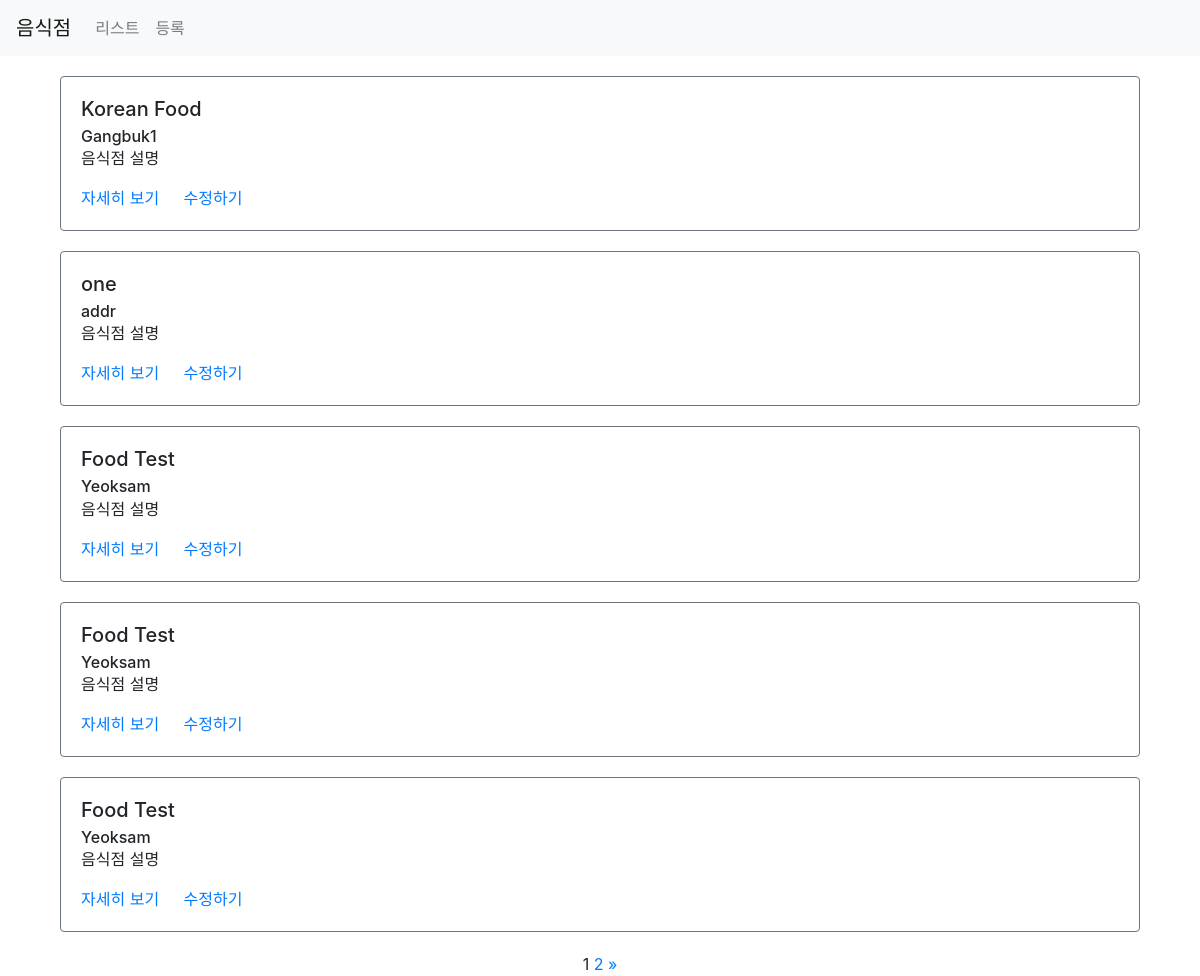
/third/list/, run on an earlier commit of the app's database.
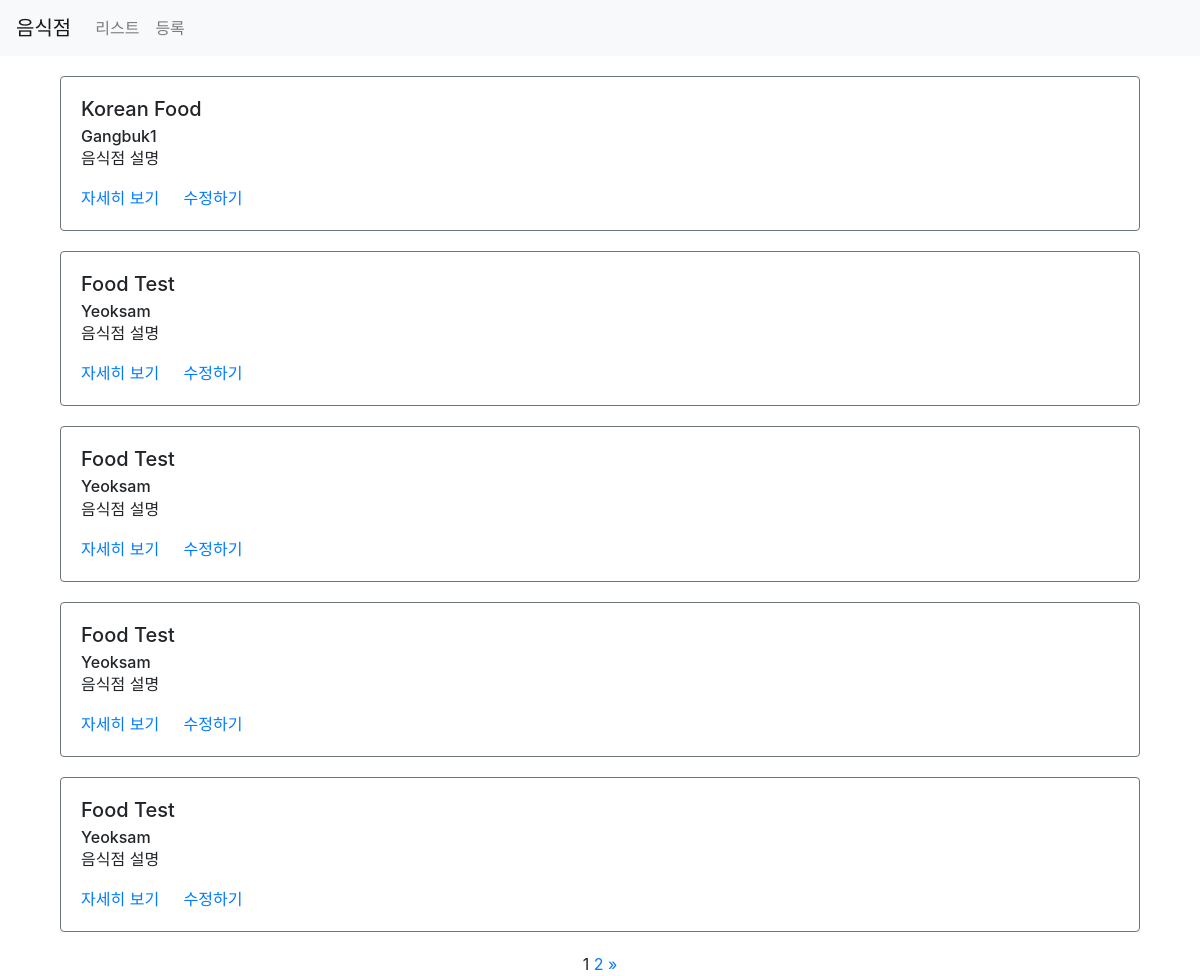
And on a later commit of the database.
### third/models.py (models this page shows)
class Restaurant(models.Model):
    name = models.CharField(max_length=30)
    address = models.CharField(max_length=200)
    created_at = models.DateTimeField(auto_now_add=True)
    updated_at = models.DateTimeField(auto_now=True)

### third/views.py (the view)
# urls.py: path('list/', views.list, name='list'),
def list(request):
    restaurants = Restaurant.objects.all()
    paginator = Paginator(restaurants, 5)
    page = request.GET.get('page')
    items = paginator.get_page(page)
    context = {
        'restaurants': items
    }
    return render(request, 'third/list.html', context)

### third/templates/third/list.html (shortened to what this page needs)
{% extends 'third/base.html' %}
{% load static %}
{% block content %}
<div class="container">
    {% for item in restaurants%}
    <div class="row restaurant-item" style="margin:20px auto;">
        <div class="col-sm-12">
            <div class="card border-secondary">
                <div class="card-body">
                    <h5 class="card-title">{{ item.name }}</h5>
                    <h6 class="card-subtitle">{{ item.address }}</h6>
                    <p class="card-text">음식점 설명</p>
                    <a href="{% url 'restaurant-detail' rid=item.id %}" class="card-link">자세히 보기</a>
                    <a href="{% url 'restaurant-update' %}?id={{ item.id }}" class="card-link">수정하기</a>
                </div>
            </div>
        </div>
    </div>
    {% endfor %}
    <div class="row">
        <div class="col-sm-12 text-center">
            <div class="pagination">
                <span class="step-links text-center" style="width:100%;">
                        <span class="current">
                            {{ restaurants.number }}
                        </span>
                    {% if restaurants.has_next %}
                        <a href="?page={{ restaurants.next_page_number }}">{{ restaurants.next_page_number }}</a>
                        <a href="?page={{ restaurants.paginator.num_pages }}">&raquo;</a>
                    {% endif %}
                </span>
            </div>
        </div>
    </div>
</div>
{% endblock %}

### third/templates/third/base.html (shortened to what this page needs)
{% load static %}
<html>
<head>
    <link rel="stylesheet" href="https://cdn.jsdelivr.net/npm/bootstrap@4.1.3/dist/css/bootstrap.min.css">
    <link rel="stylesheet" href="{% static 'third/styles.css' %}">
</head>
<body>
    <nav class="navbar navbar-expand-lg navbar-light bg-light">
        <a class="navbar-brand" href="/third/list">음식점</a>
        <div class="collapse navbar-collapse" id="navbarNav">
          <ul class="navbar-nav">
            <li class="nav-item">
              <a class="nav-link" href="/third/list">리스트</a>
            </li>
            <li class="nav-item">
              <a class="nav-link" href="/third/create">등록</a>
            </li>
          </ul>
        </div>
      </nav>
    {% block content %}
    {% endblock %}
</body>
</html>

What changed in the data, as far as the page shows it:
removed Restaurant: name "one", address "addr"
now on this page (row unchanged): Restaurant: name "Food Test", address "Yeoksam"
